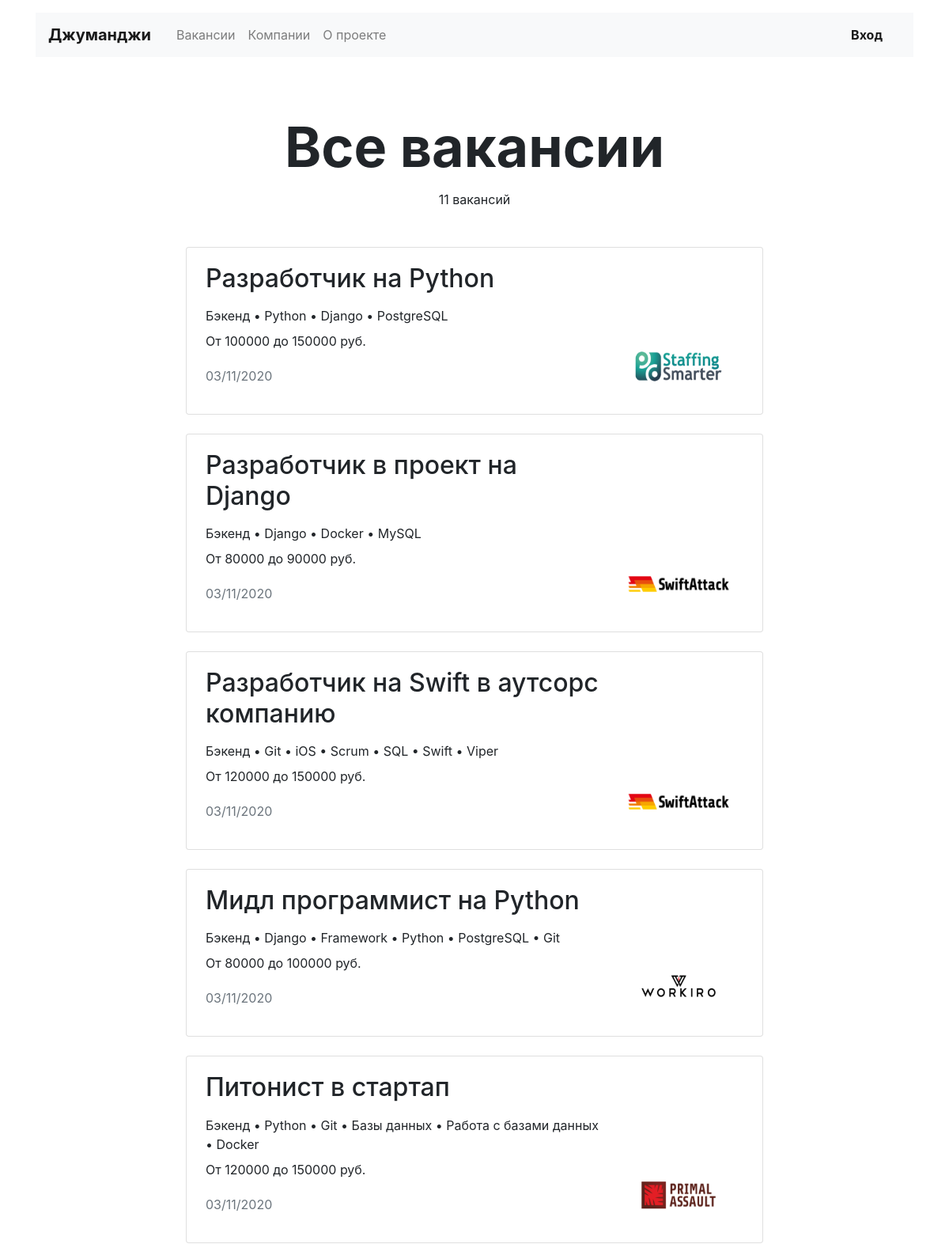
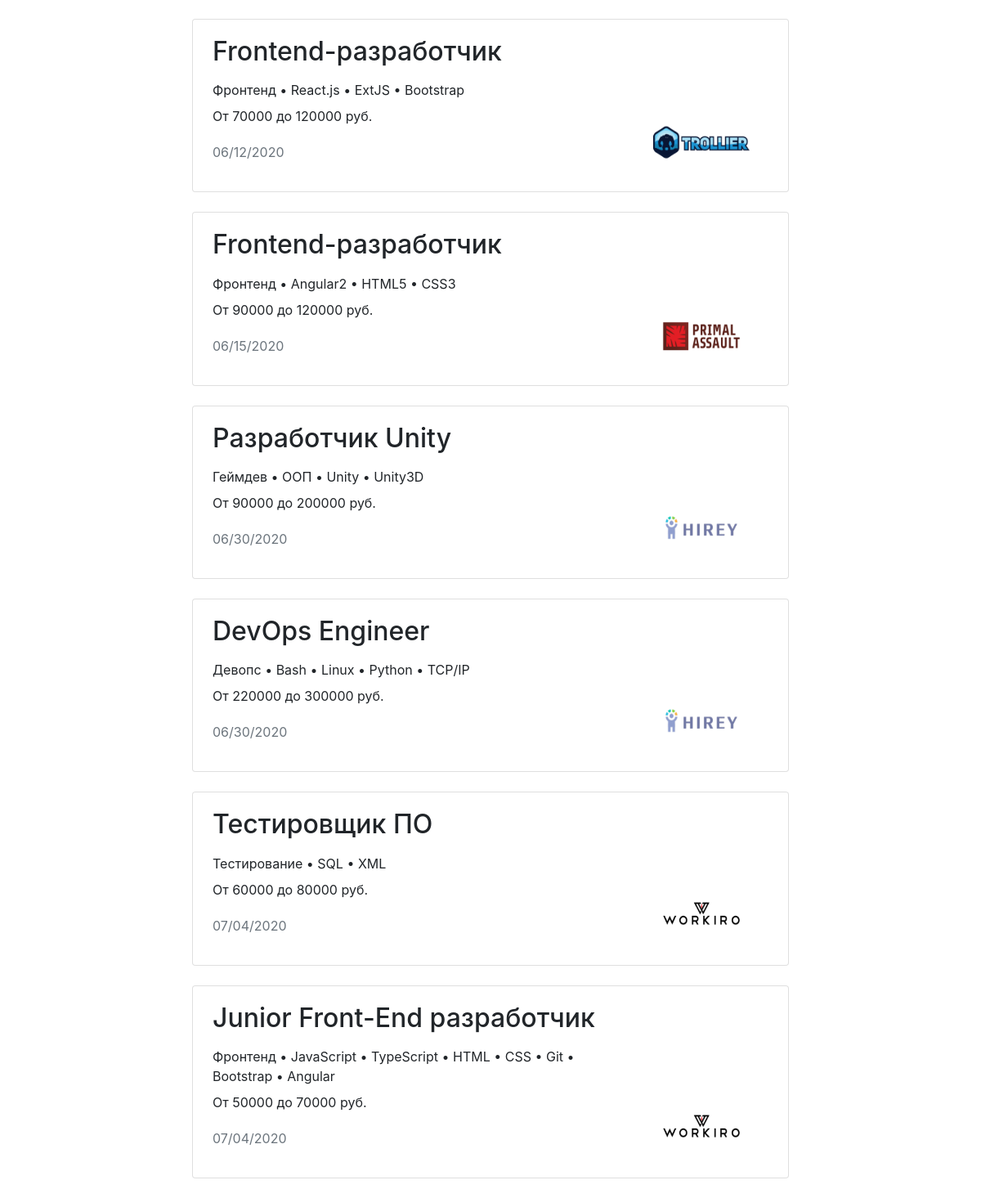
Page /vacancies/ on the committed database (2 pictures, top to bottom).
### jobs/models.py (models this page shows, shortened)
class Vacancy(models.Model):
    title = models.CharField(max_length=64)
    speciality = models.ForeignKey(
        Speciality,
        related_name='vacancies',
        on_delete=models.CASCADE)
    company = models.ForeignKey(
        Company,
        related_name='vacancies',
        on_delete=models.CASCADE)
    skills = models.CharField(max_length=256)
    description = models.TextField()
    salary_min = models.IntegerField()
    salary_max = models.IntegerField()
    published_at = models.DateField()
    class Meta:
        verbose_name = 'Вакансия'
        verbose_name_plural = 'Вакансии'

class Speciality(models.Model):
    code = models.CharField(max_length=64)
    title = models.CharField(max_length=64)
    picture = models.ImageField(
        upload_to='MEDIA_SPECIALITY_IMAGE_DIR',
        blank=True, null=True)
    class Meta:
        verbose_name = 'Специализация'
        verbose_name_plural = 'Специализации'

class Company(models.Model):
    name = models.CharField(max_length=64)
    location = models.CharField(max_length=64)
    logo = models.ImageField(
        upload_to='MEDIA_COMPANY_IMAGE_DIR',
        blank=True, null=True)
    description = models.TextField()
    employee_count = models.IntegerField()
    owner = models.ForeignKey(User, on_delete=models.SET_NULL, null=True)
    class Meta:
        verbose_name = 'Компания'
        verbose_name_plural = 'Компании'

### jobs/views.py (the view)
# urls.py: path('vacancies/', VacanciesView.as_view()),
class VacanciesView(View):
    def get(self, request):
        vacancies = Vacancy.objects.all()
        word_for_vacancies = vacancies_ending(len(vacancies))
        return render(
            request, 'vacancies.html', context={
                'vacancies': vacancies,
                'title': 'Все вакансии',
                'word_for_vacancies': word_for_vacancies
            }
        )

### jobs/views.py (called while the page is built)
def vacancies_ending(number_of_vacancies):
    if (number_of_vacancies == 1) or \
            (number_of_vacancies > 20 and number_of_vacancies % 10 == 1):
        return 'вакансия'
    elif (number_of_vacancies in (2, 3, 4)) or \
            (number_of_vacancies > 20 and
             number_of_vacancies % 10 in (2, 3, 4)):
        return 'вакансии'
    else:
        return 'вакансий'

### jobs/templates/vacancies.html (shortened to what this page needs)
<!DOCTYPE html>
<html lang="ru">
<head>
  <link rel="stylesheet" href="https://stackpath.bootstrapcdn.com/bootstrap/4.3.1/css/bootstrap.min.css">
</head>
<body>
  <header class="container mt-3">
    {% include 'navbar.html' %}
  </header>
  <main class="container mt-3">
    <section>
      <h1 class="h1 text-center mx-auto mt-4 pt-5" style="font-size: 70px;"><strong>{{ title }}</strong></h1>
      <p class="text-center pt-1">{{ vacancies|length }} {{ word_for_vacancies }}</p>
      <div class="row mt-5">
        <div class="col-12 col-lg-8 offset-lg-2 m-auto">
          {% for vacancy in vacancies %}
          <div class="card mb-4">
            <div class="card-body px-4">
              <div class="row">
                <div class="col-12 col-md-8 col-lg-9">
                  <h2 class="h2 pb-2">{{ vacancy.title }}</h2>
                  <p class="mb-2">{{ vacancy.speciality.title }}  {{ vacancy.skills }}</p>
                  <p>От {{ vacancy.salary_min }} до {{ vacancy.salary_max }} руб.</p>
                  <p class="text-muted pt-1">{{ vacancy.published_at|date:"SHORT_DATE_FORMAT" }}</p>
                </div>
                <div class="col-12 col-md-4 col-lg-3 d-flex align-items-end">
                  <a href="/vacancies/{{ vacancy.id }}"><img src="../static/{{ vacancy.company.logo }}" width="130" height="80" alt=""></a>
                </div>
              </div>
            </div>
          </div>
          {% endfor %}
        </div>
      </div>
    </section>
  </main>
</body>
</html>

### rows in the picture
Vacancy: title "Разработчик на Python", speciality "Бэкенд", skills "• Python • Django • PostgreSQL", salary_min "100000", salary_max "150000", published_at "03/11/2020", company.logo (picture)
Vacancy: title "Разработчик в проект на Django", speciality "Бэкенд", skills "• Django • Docker • MySQL", salary_min "80000", salary_max "90000", published_at "03/11/2020", company.logo (picture)
Vacancy: title "Разработчик на Swift в аутсорс компанию", speciality "Бэкенд", skills "• Git • iOS • Scrum • SQL • Swift • Viper", salary_min "120000", salary_max "150000", published_at "03/11/2020", company.logo (picture)
Vacancy: title "Мидл программист на Python", speciality "Бэкенд", skills "• Django • Framework • Python • PostgreSQL • Git", salary_min "80000", salary_max "100000", published_at "03/11/2020", company.logo (picture)
Vacancy: title "Питонист в стартап", speciality "Бэкенд", skills "• Python • Git • Базы данных • Работа с базами данных • Docker", salary_min "120000", salary_max "150000", published_at "03/11/2020", company.logo (picture)
Vacancy: title "Frontend-разработчик", speciality "Фронтенд", skills "• React.js • ExtJS • Bootstrap", salary_min "70000", salary_max "120000", published_at "06/12/2020", company.logo (picture)
Vacancy: title "Frontend-разработчик", speciality "Фронтенд", skills "• Angular2 • HTML5 • CSS3", salary_min "90000", salary_max "120000", published_at "06/15/2020", company.logo (picture)
Vacancy: title "Разработчик Unity", speciality "Геймдев", skills "• ООП • Unity • Unity3D", salary_min "90000", salary_max "200000", published_at "06/30/2020", company.logo (picture)
Vacancy: title "DevOps Engineer", speciality "Девопс", skills "• Bash • Linux • Python • TCP/IP", salary_min "220000", salary_max "300000", published_at "06/30/2020", company.logo (picture)
Vacancy: title "Тестировщик ПО", speciality "Тестирование", skills "• SQL • XML", salary_min "60000", salary_max "80000", published_at "07/04/2020", company.logo (picture)
Vacancy: title "Junior Front-End разработчик", speciality "Фронтенд", skills "• JavaScript • TypeScript • HTML • CSS • Git • Bootstrap • Angular", salary_min "50000", salary_max "70000", published_at "07/04/2020", company.logo (picture)

### other values in the picture
{{ title }} "Все вакансии"
{{ vacancies|length }} "11"
{{ word_for_vacancies }} "вакансий"
